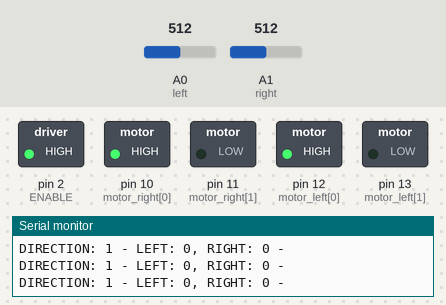
The sketch below on a simulated Arduino Uno, built with avr-gcc and run on an emulated ATmega328P. Shown: switched loads named in the sketch (green lamp = pin HIGH), the last lines printed to the serial monitor. Inputs (shaded band) come from the test bench; at power-on: A0 (left) = 512, A1 (right) = 512.

Above: at 1.2 s.
1.3 s: A0 (left) set to 683
4.3 s: A0 (left) set to 708
At 4.8 s:
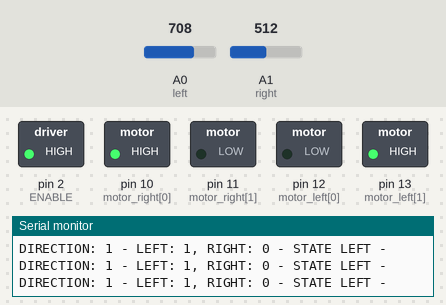
5.8 s: A1 (right) set to 683
8.8 s: A1 (right) set to 718
At 9.6 s:
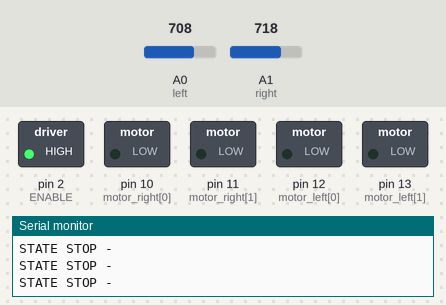
Timing chart, 0 to 11.4 s (numbered marks = the images above; inputs shaded):
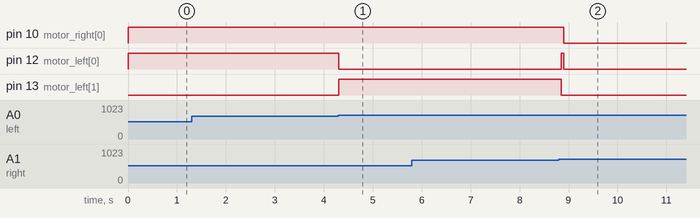

Measured:
- the behaviour switches between 699 and 700 on A0 (left) (found by bisection; images 0 and 1)
- the behaviour switches between 699 and 700 on A1 (right) (found by bisection; images 1 and 2)
- after the input at 4.3 s, pin 12 (motor_left[0]): HIGH → LOW at once; pin 13 (motor_left[1]): LOW → HIGH at once
- after the input at 8.8 s, pin 10 (motor_right[0]): HIGH → LOW after 0.10 s; pin 12 (motor_left[0]): LOW → HIGH after 0.05 s, → LOW 0.05 s later; pin 13 (motor_left[1]): HIGH → LOW after 0.05 s

The sketch:

movement_line_counting.ino
```cpp
#include <Debug.h>

// -------------------------------------------------------------- Motors

Debug deb;
int motor_left[] = {12,  13};
int motor_right[] = {10, 11};
int ENABLE = 2;

// analog read for line followers
int middle = A2;
int right_middle = A3;

// analog read pins of the line readers
int left = A0;
int right = A1;

// current location, with target, in x coords only
int current[] = {0,0};
int target[] = {0,0};
int path[20]; // potentially 20 max
int directions[20];
int dire = 1; // directions are 1 , 2 ,3,4 (East, South, West, North)
int reverse = 0; // 0 means drive forward, 1 means backwards
int TILE_SIZE = 1;
int tiles []= {0,0};
int line_count = 0;
int index = 0;
int total_paths = 1;

String state = "STOP";
String prev_state = state;
String output_string = "";


// read state
int line_read[] = {LOW, LOW}; // 0 is left, 1 is right


boolean ENABLE_COUNT = true;
boolean ENABLE_ROTATE = false;

//-------------------------------------------------------------- Setup
void setup() {
  Serial.begin(9600);
  deb.write_out("Ready!", 6);
  // Setup motors
  int i;
  for(i = 0; i < 2; i++){
    pinMode(motor_left[i], OUTPUT);
    pinMode(motor_right[i], OUTPUT);
  }
  pinMode(left, INPUT);
  pinMode(right, INPUT);
  pinMode(ENABLE, OUTPUT);
  digitalWrite(ENABLE, HIGH);


    // assuming manhattan distance and path for now
  // -> and v are positive direction for coordinates
  tiles[0] = (target[0] - current[0]) / TILE_SIZE;
  tiles[1] = (target[1] - current[1])/TILE_SIZE;

  // x first
  String s = "";
  for(int i = 1; i < total_paths; i++)
  {
    s =  "";
    path[i] = abs(tiles[i]); // set path distance as a tile distance
    if(tiles[i] < 0)
    {
      directions[i] = i  + 2;
    }
    else
    {
      directions[i] = i ;
    }
    s = "Tiles to go: " + String(tiles[i]) + ", Path length: " +  String(path[i]) +", Direction Chosen: " + String(directions[i]);
    deb.write_out(s, s.length());
  }
  path[0] = 1;
  directions[0] = dire; // get it to drive up to the first line to begin
}

// ------------------------------------------- Loop
void loop()
{
  output_string = "";
  // path already determined
  // if index is not through all the path, continue

   // align(); // check if line follower works -> does not work (line sensors are off for some reason. Cannot detect black at the given distance.
    if(index < total_paths)
    {
      if(dire == directions[index])
      {
        reverse = false;
        output_string += "DIRECTION: " + String(dire) + " - ";
        drive();
        }
        else
        {
        check_rotate();
        }
    }
    else
    {
       //at destination
     motor_stop();
    }
  deb.write_out(output_string);
}

void read_lines(int pin1, int pin2){
  int left_read = analogRead(pin1);
  int right_read = analogRead(pin2);
  if (left_read < 700)
  {
    left_read = 0; //white
  }
  else
  {
  left_read = 1; //black
  }
  if (right_read < 700)
  {
   right_read = 0;
  }
  else
  {
     right_read = 1;
  }
  String message = "LEFT: " + String(left_read) + ", RIGHT: " + String(right_read) + " - ";
  output_string += message;
  line_read[0] = left_read;
  line_read[1] = right_read;
}

void check_rotate(){
  // get difference to determine orientation required
  int dif = directions[index] - dire;
  output_string += "DIFFERENCE: " + String(dif) + " - ";
  switch(dif){
    case -3:
      turn(false);
      break;
    case -2:
      turn(false);
      break;
    case -1:
      turn(true);
      break;
    case 1:
      turn(false);
      break;
    case 2:
      turn(false);
      break;
    case 3:
      turn(true);
      break;
  }
}

void alter_dire(){
  if(reverse)
    if(dire != 1)
      dire -= 1;
    else
      dire = 4;
  else
    if(dire != 4)
      dire += 1;
    else
      dire = 1;
}

void turn(boolean direction){
  reverse = direction;

  read_lines(left, right);
  if(ENABLE_ROTATE){ // we've crossed the original set of lines
    // negative direction is CCW
      if(line_read[0] && line_read[1]){ // we're on next lines
        motor_stop();
        ENABLE_ROTATE = false;
        alter_dire(); // change direction by one, lets it reset
      }
      else if(line_read[0]){ // left is now black, right is not
        right_only(); // moves right only
      }
      else if(line_read[1]){
        left_only();
      }
      else{
        turn_right();
      }
  }
  else
  {
      if(!line_read[0] && !line_read[1]) // on original black line
      {
        output_string += "STILL ON SAME LINE - ";
        ENABLE_ROTATE = true; // both on white now? allow decrease to occur
      }
      else
      {
        turn_right();
      }
  }
}

void align()
{
    // ensure the alignment with the front line is correct
    read_lines(middle, right_middle); // get readings of pair

 output_string += "MIDDLE: " + String(line_read[0]) +", MID_RIGHT: " + String(line_read[1]) + " - ";
    if(line_read[0]) // as long as this reads black, we're good
    {
      return;
    }
    else // getting off line
    {
      if(line_read[1]) // right middle is black, so turn right to align
        turn_right();
      else
        turn_left(); // both are on right side of line, turn left
    }


}

void drive(){
  //align();
  prev_state = state;
  read_lines(left, right);
  int left_read = line_read[0];
  int right_read = line_read[1];
  // stop driving because we reached our destination in this direction
  if (line_count == path[index])
  {
     state = "STOP";
     motor_stop();
     index += 1; // go to next direction/linear path
  }

  // both black
   if (left_read && right_read)
   {
      state = "FORWARD";
      // we were previously on white, now disable counting until
      // on white again
      if(ENABLE_COUNT){
        line_count+= 1;
        ENABLE_COUNT = false;
      }
   }
   // be sure to stay aligned when going on and coming off lines
   else if(left_read && ENABLE_COUNT || right_read && !ENABLE_COUNT)
   {
     state = "LEFT";
     turn_left();
   }
   else if(right_read && ENABLE_COUNT || left_read && !ENABLE_COUNT)
   {
     state = "RIGHT";
     turn_right();
   }
   // both on white
   else
   {
     // if previously disabled, reenable now
     if(!ENABLE_COUNT)
     {
       ENABLE_COUNT = true;
     }
     state = "FORWARD";
   }

   if(state != prev_state){
     if(state == "FORWARD")
          drive_forward();
     else if(state == "STOP")
          motor_stop();
     else if(state == "LEFT")
          turn_left();
     else if(state == "RIGHT")
          turn_right();

     }

}

//---------------------------------------------------- Drive


// xoring with reverse does following: if reverse is 0, then remains same
// if reverse is 1, then the signal is switched (reversing directions)
void motor_stop(){
digitalWrite(motor_left[0], LOW);
digitalWrite(motor_left[1], LOW);

digitalWrite(motor_right[0], LOW);
digitalWrite(motor_right[1], LOW);
output_string += "STATE STOP - ";
}
void drive_forward(){

digitalWrite(motor_left[0], HIGH^reverse);
digitalWrite(motor_left[1], LOW^reverse);

digitalWrite(motor_right[0], HIGH^reverse);
digitalWrite(motor_right[1], LOW^reverse);
output_string += "STATE FORWARD - ";
}

void drive_backward(){
digitalWrite(motor_left[0], LOW^reverse);
digitalWrite(motor_left[1], HIGH^reverse);

digitalWrite(motor_right[0], LOW^reverse);
digitalWrite(motor_right[1], HIGH^reverse);
output_string += "STATE REVERSE - ";
}

void turn_left(){
digitalWrite(motor_left[0], LOW^reverse);
digitalWrite(motor_left[1], HIGH^reverse);

digitalWrite(motor_right[0], HIGH^reverse);
digitalWrite(motor_right[1], LOW^reverse);
output_string += "STATE LEFT - ";
}

void turn_right(){
digitalWrite(motor_left[0], HIGH^reverse);
digitalWrite(motor_left[1], LOW^reverse);

digitalWrite(motor_right[0], LOW^reverse);
digitalWrite(motor_right[1], HIGH^reverse);
output_string += "STATE RIGHT - ";
}

void left_only(){
  digitalWrite(motor_left[0], LOW);
  digitalWrite(motor_left[1], LOW);

  digitalWrite(motor_right[0], HIGH);
  digitalWrite(motor_right[1], LOW);
  output_string += "STATE LEFT ONLY - ";
}

void right_only(){
  digitalWrite(motor_left[0], HIGH);
  digitalWrite(motor_left[1], LOW);

  digitalWrite(motor_right[0], LOW);
  digitalWrite(motor_right[1], LOW);
  output_string += "STATE RIGHT ONLY -  ";
}
```
